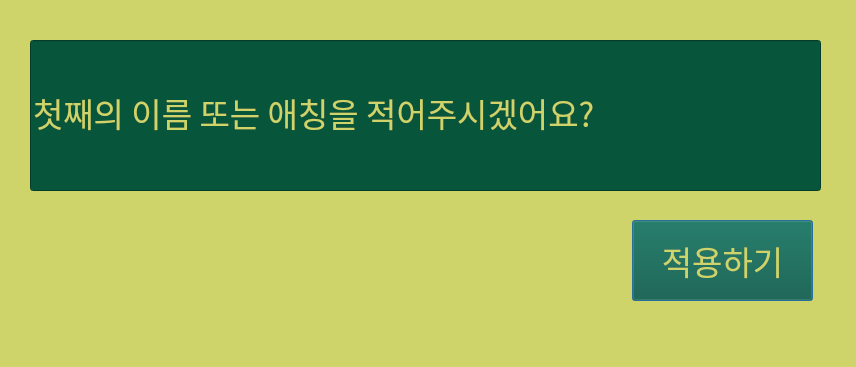
<?xml version="1.0" encoding="UTF-8"?>
<ui version="4.0">
 <class>Dialog</class>
 <widget class="QDialog" name="Dialog">
  <property name="geometry">
   <rect>
    <x>0</x>
    <y>0</y>
    <width>856</width>
    <height>367</height>
   </rect>
  </property>
  <property name="windowTitle">
   <string>첫째 애칭을 바꿔볼까?</string>
  </property>
  <property name="styleSheet">
   <string notr="true">background-color:rgb(206, 212, 106);
</string>
  </property>
  <widget class="QLineEdit" name="lineEdit_1">
   <property name="geometry">
    <rect>
     <x>30</x>
     <y>40</y>
     <width>791</width>
     <height>151</height>
    </rect>
   </property>
   <property name="minimumSize">
    <size>
     <width>0</width>
     <height>60</height>
    </size>
   </property>
   <property name="font">
    <font>
     <family>Corbel</family>
     <pointsize>25</pointsize>
    </font>
   </property>
   <property name="styleSheet">
    <string notr="true">background-color: rgb(7, 85, 59);
color:rgb(206, 212, 106);
</string>
   </property>
   <property name="text">
    <string>첫째의 이름 또는 애칭을 적어주시겠어요?</string>
   </property>
  </widget>
  <widget class="QPushButton" name="pushButton">
   <property name="geometry">
    <rect>
     <x>632</x>
     <y>220</y>
     <width>181</width>
     <height>81</height>
    </rect>
   </property>
   <property name="font">
    <font>
     <pointsize>25</pointsize>
    </font>
   </property>
   <property name="styleSheet">
    <string notr="true">background-color: rgb(7, 85, 59);
color:rgb(206, 212, 106);
</string>
   </property>
   <property name="text">
    <string>적용하기</string>
   </property>
  </widget>
 </widget>
 <resources/>
 <connections>
  <connection>
   <sender>pushButton</sender>
   <signal>clicked()</signal>
   <receiver>Dialog</receiver>
   <slot>nameReturnN2_3_D()</slot>
   <hints>
    <hint type="sourcelabel">
     <x>678</x>
     <y>252</y>
    </hint>
    <hint type="destinationlabel">
     <x>542</x>
     <y>265</y>
    </hint>
   </hints>
  </connection>
 </connections>
 <slots>
  <slot>nameReturnN2_3_D()</slot>
 </slots>
</ui>
